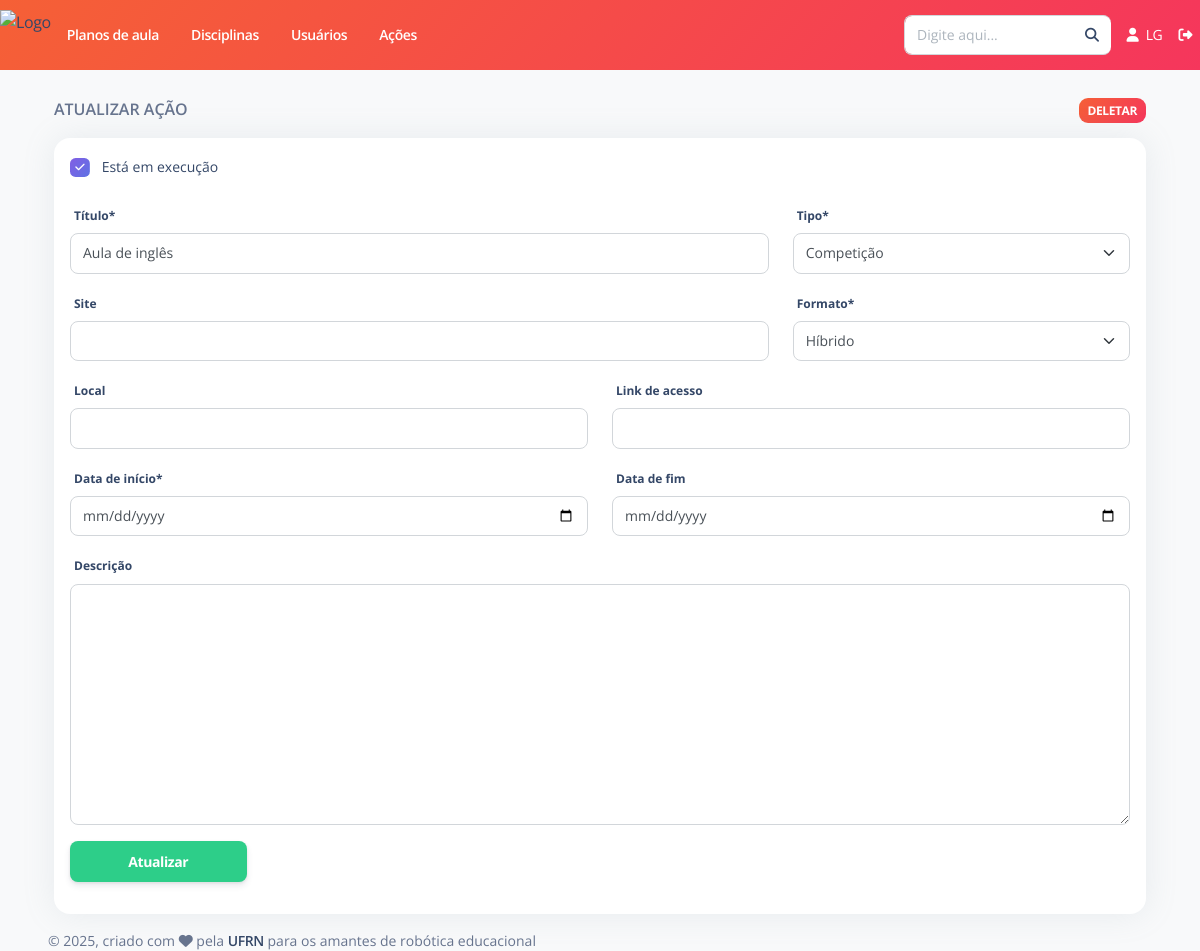
Page /acoes/editar/7/ (signed in) on the earlier database version.
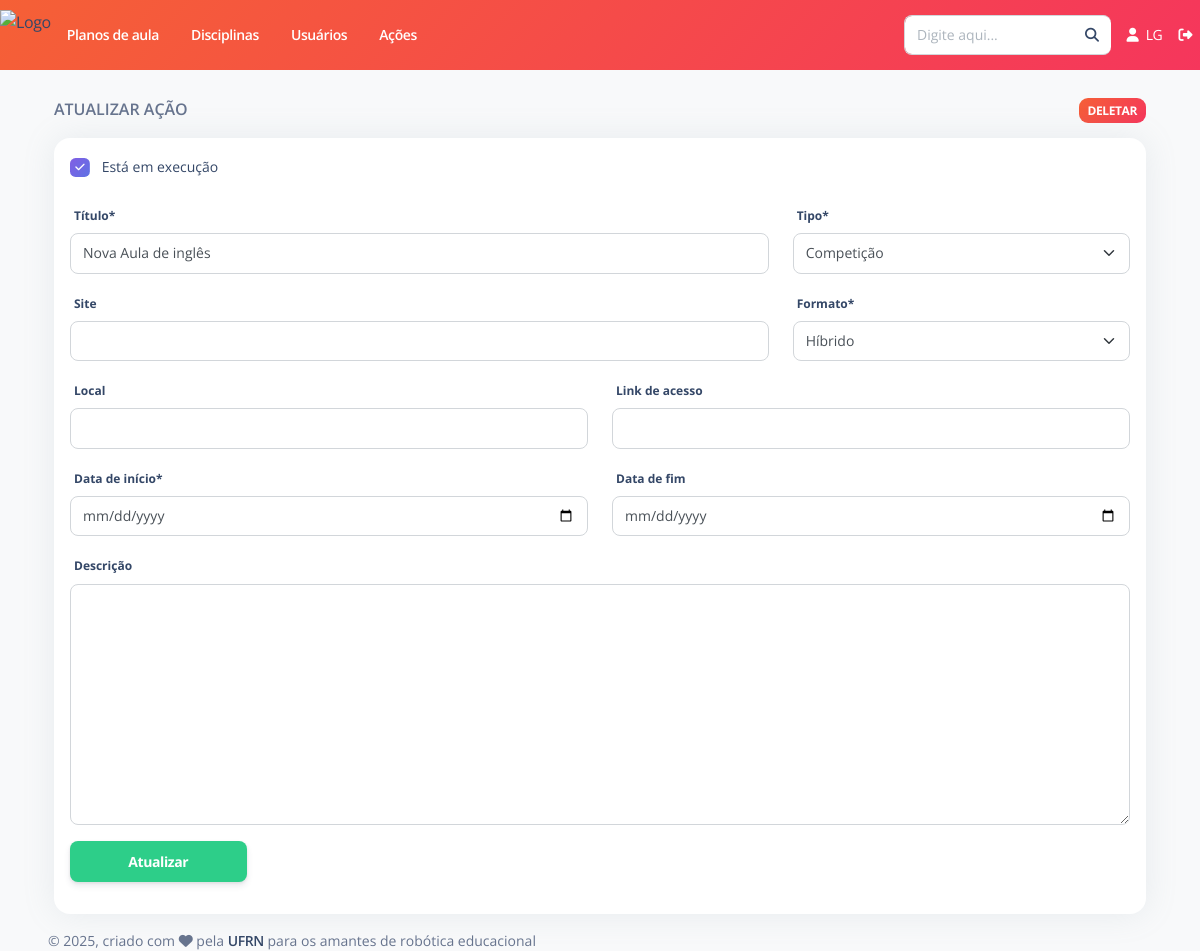
Same page on the later database version.
### Acoes/models.py (models this page shows, shortened)
class Acoes(models.Model):
    titulo = models.CharField(max_length=500, verbose_name="Título")
    tipo = models.CharField(max_length=10, choices=TIPO, default='Competição')
    formato = models.CharField(max_length=10, choices=FORMATO, default="Híbrido")
    site = models.URLField(null=True, blank = True, verbose_name="Site")
    link_de_acesso = models.URLField(null=True, blank = True, verbose_name="Link de acesso")
    data_inicio = models.DateField(default = date.today, verbose_name = "Data de início")
    data_fim = models.DateField(null=True, blank = True, verbose_name = "Data de fim")
    local = models.CharField(max_length=200, null=True, blank=True, verbose_name="Local")
    descricao = models.TextField(null=True, blank=True,verbose_name="Descrição")
    responsavel = models.ForeignKey(Usuario, on_delete=models.RESTRICT,verbose_name="Responsável",related_name='acoes_cadastradas')
    status = models.BooleanField(default=True, verbose_name = "Está em execução")
    deletada = models.BooleanField(default=False, verbose_name = "Deletado")
    class Meta:
        ordering = ['-data_inicio', '-data_fim', 'titulo']
        verbose_name = "Ação"
        verbose_name_plural = "Ações"

### Acoes/views.py (the view, shortened to what this page needs)
# urls.py: path('editar/<int:pk>/', views.EditarAcao.as_view(), name='editar'),
class EditarAcao(LoginRequiredMixin, UserPassesTestMixin, generic.UpdateView):
    model = Acoes
    fields = ['titulo', 'tipo', 'formato', 'site', 'link_de_acesso', 'data_inicio', 'data_fim', 'local', 'descricao', 'status']
    template_name = "Acoes/editar.html"
    def get_form(self, *args, **kwargs):
        form = super().get_form(*args, **kwargs)
        form.fields['data_inicio'].widget = forms.DateInput(attrs={'type': 'date', 'class': 'form-control'})
        form.fields['data_fim'].widget = forms.DateInput(attrs={'type': 'date', 'class': 'form-control'})
        return form
    def test_func(self):
        acao = Acoes.objects.get(pk=int(self.kwargs['pk']))
        return self.request.user.id == acao.responsavel.id
    def get_context_data(self,**kwargs):
        context = super(EditarAcao,self).get_context_data(**kwargs)
        midias_acao = Midia.objects.filter(acao__id = self.kwargs['pk'])
        context['midias_acao'] = midias_acao
        context['form_nova_midia'] = FormNovaMidia()
        return context

### Acoes/forms.py
class FormNovaMidia(ModelForm):
    midia = forms.ImageField(
        required=True,
        widget=forms.ClearableFileInput(attrs={'name': 'midia', 'id': 'midia', 'allow_multiple_selected': True})
    )
    class Meta:
        model = Midia
        fields = ('midia',)

### Usuario/templatetags/info_usuario.py (called while the page is built)
@register.filter
def iniciais_nome_completo(user):
    if not user.first_name and not user.last_name:
        return ""
    primeira = user.first_name.strip()[0] if user.first_name else ""
    ultima = user.last_name.strip()[0] if user.last_name else ""
    return f"{primeira.upper()}{ultima.upper()}"

### templates/Acoes/editar.html (shortened to what this page needs)
{% extends "Base/base.html" %}
{% load static %}
{% load bootstrap5 %}
{% load crispy_forms_tags %}
{% block conteudo %}
<br>
<div class="container">
    <p class="text-uppercase font-weight-bold">Atualizar ação
        <a href="" class="float-end" data-bs-toggle="modal" data-bs-target="#modalDeletar">
            <span class="badge badge-sm bg-gradient-danger">Deletar</span>
        </a>
    </p>
    <div class="card">
        <div class="card-body p-3 overflow-auto">
            <form method="POST" enctype="multipart/form-data">
                {{ form.status|as_crispy_field }}
                <div class="row">
                    <div class="col-md-8">
                        {{ form.titulo|as_crispy_field }}
                    </div>
                    <div class="col-md-4">
                        {{ form.tipo|as_crispy_field }}
                    </div>
                </div>
                <div class="row">
                    <div class="col-md-8">
                        {{ form.site|as_crispy_field }}
                    </div>
                    <div class="col-md-4">
                        {{ form.formato|as_crispy_field }}
                    </div>
                </div>
                <div class="row">
                    <div class="col-md-6">
                        {{ form.local|as_crispy_field }}
                    </div>
                    <div class="col-md-6">
                        {{ form.link_de_acesso|as_crispy_field }}
                    </div>
                </div>
                <div class="row">
                    <div class="col-md-6">
                        {{ form.data_inicio|as_crispy_field }}
                    </div>
                    <div class="col-md-6">
                        {{ form.data_fim|as_crispy_field }}
                    </div>
                </div>
                {{ form.descricao|as_crispy_field }}
                <input class="btn btn-success col-lg-2" type="submit" value="Atualizar" />
            </form>
        </div>
    </div>
</div>
{% endblock %}

Differences in the rows shown:
changed Acoes "Competição": titulo "Aula de inglês" → "Nova Aula de inglês"
